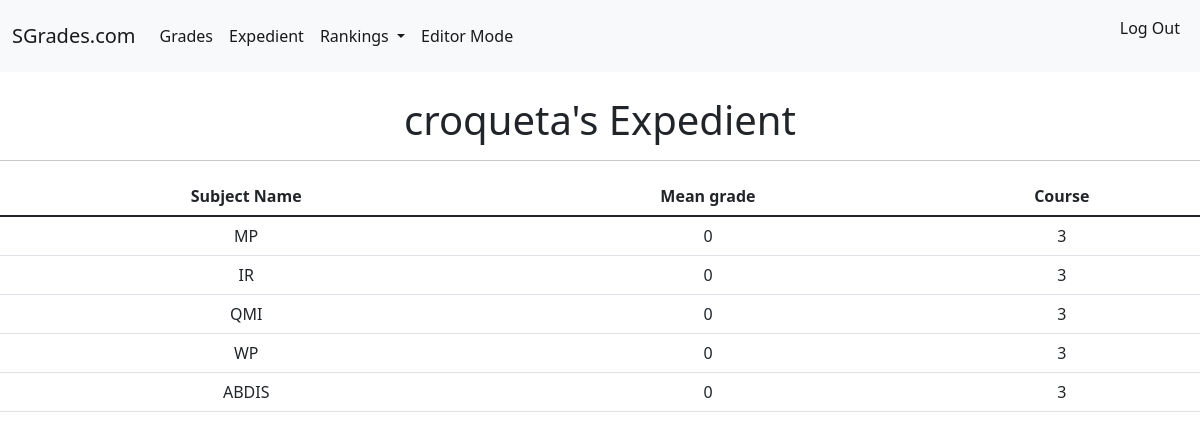
Page /expedient/ (signed in) on the earlier database version.
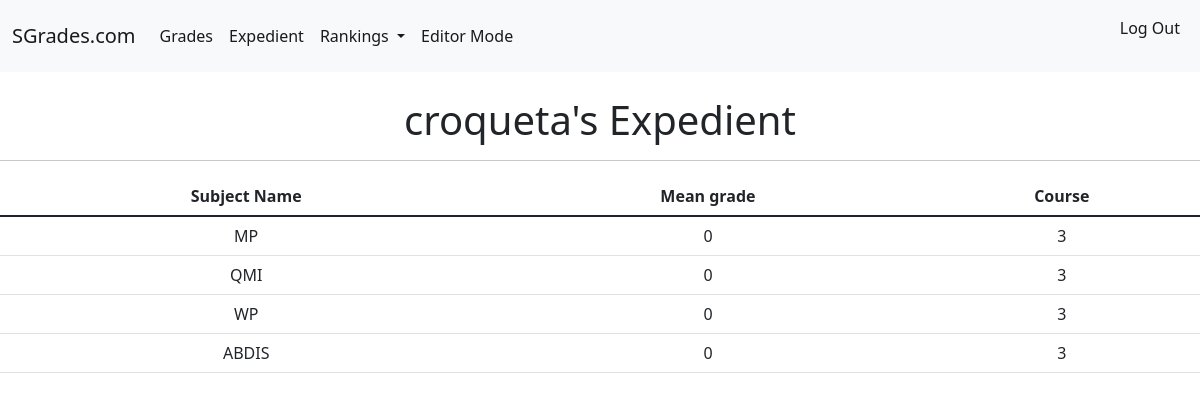
Same page on the later database version.
### SGrades/models.py (models this page shows, shortened)
class Grade(models.Model):
    Student = models.ForeignKey(Student, on_delete=models.CASCADE)
    Subject_Grades = models.ForeignKey(Subject, on_delete=models.CASCADE)
    Mean = models.FloatField(editable=False, default=0)
    class Meta:
        unique_together = (('Student', 'Subject_Grades'),)
    @property
    def mean(self):
        Item_list = Item.objects.all()
        Submit_list = Submit.objects.all()
        grades = []
        means = []
        for item in Item_list:
            if self.Subject_Grades.Subject_Name == item.Item_From_Subject.Subject_Name:
                for submit in Submit_list:
                    if submit.Item_Submitted.Item_Name == item.Item_Name \
                        and submit.Student.Name == self.Student.Name:
                        value = item.Ponderation * (submit.Punctuation / 100)
                        grades.append(round(value, 2))
                        means.append(round(value, 2))
        return(round(sum(means), 2))

class Subject(models.Model):
    NAMES = (
        ('IR', 'Ingenirería de Requisitos'),
        ('MP', 'Modelos de Proceso'),
        ('QMI', 'Gestión y mejora de la calidad'),
        ('WP', 'Proyecto Web'),
        ('ABDIS', 'Ampliación de bases de datos e Ingeniería del Software'),
    )
    COURSES = (
        ('3', 'Tercer curso'),
    )
    Subject_Name = models.CharField(primary_key=True, choices=NAMES, max_length=5)
    Course = models.CharField(choices=COURSES, max_length=1)
    Best_Student = models.ForeignKey(Student, on_delete=models.CASCADE, editable=False)

### SGrades/views.py (the view)
# urls.py: path('expedient/', ExpedientView, name='Expedient'),
def ExpedientView(request):
    try:
        current_student = User.objects.get(username=request.user)
    except:
        context = {}
        return render(request, 'grades.html', context)
    missing_user = True
    Student_list = Student.objects.all()
    for student in Student_list:
        if current_student.username == student.Name:
            missing_user = False
    Subjects_list = Subject.objects.all()
    Grades_list = Grade.objects.all()
    context = {
        'missing_user': missing_user,
        'current_student': current_student.username,
        'Subjects_list': Subjects_list,
        'Grades_list': Grades_list
    }
    for grades in Grades_list:
        grades.Mean = grades.mean
    return render(request, 'expedient.html', context)

### templates/expedient.html (shortened to what this page needs)
 {% extends 'base.html' %}
 {% block content %}
    {% if missing_user %}
    <br>
    <h1 style="text-align:center">
        {{ current_student }}, you don't have any data.
    </h1>
    <hr>
    {% else %}
        {% if user.is_authenticated %}
            <h1 style="text-align:center">
                {{ current_student }}'s Expedient
            </h1>
            <hr>
                    <table class="table">
                        <thead>
                            <tr style="text-align:center">
                                <th scope="col">Subject Name</th>
                                <th scope="col">Mean grade</th>
                                <th scope="col">Course</th>
                            </tr>
                    </thead>
                    <tbody>
                        {% for grades in Grades_list %}
                            {% if grades.Student.Name == current_student %}
                                <tr style="text-align:center">
                                    <td>
                                        {{grades.Subject_Grades.Subject_Name}}
                                    </td>
                                    <td>
                                        {{grades.Mean}}
                                    </td>
                                    <td>
                                        {{grades.Subject_Grades.Course}}
                                    </td>
                                </tr>
                            {% endif %}
                        {% endfor %}
                    </tbody>
                    </table>
        {% else %}
            <br>
                <h1 style="text-align:center">
                    You are not logged in
                </h1>
            <hr>
        {% endif %}
    {% endif %}
 {% endblock content %}

Differences in the rows shown:
removed Grade: Subject_Grades.Subject_Name "IR", Mean "0", Subject_Grades.Course "3"
